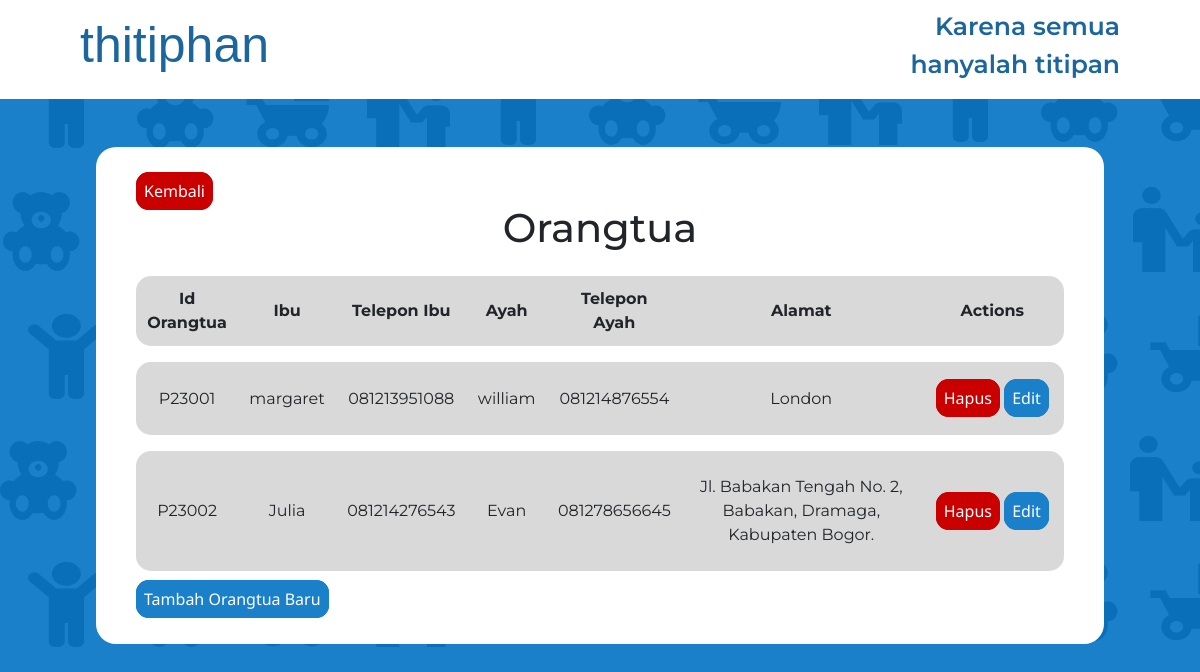
Before: /parent/ with the older database file.
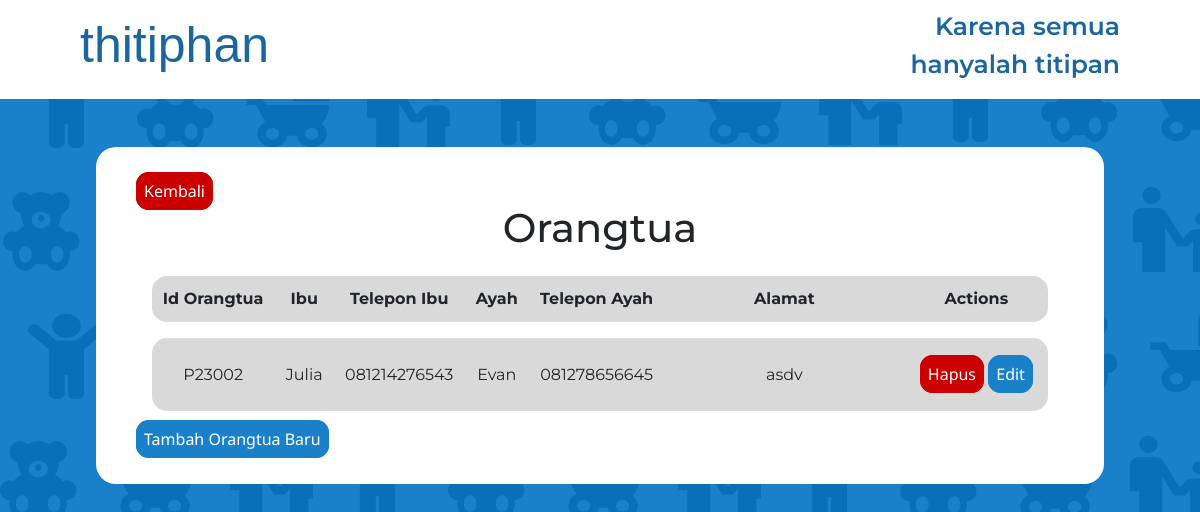
After: the same page with the newer database file.
### myFirstApp/models.py (models this page shows)
class parent(models.Model):
    parent_id = models.CharField(max_length=7, primary_key=True)
    f_name = models.CharField(max_length=200, null=True)
    m_name = models.CharField(max_length=200, null=True)
    f_phone = models.CharField(max_length=14, null=True)
    m_phone = models.CharField(max_length=14, null=True)
    parent_address = models.TextField()

### myFirstApp/views.py (the view)
# urls.py: path("parent/", views.parents, name="parent"),
def parents(request):
    pr_dt = parent.objects.all().order_by("parent_id").values()
    context = {
        "pr_dt": pr_dt,
    }
    return render(request, 'parent.html', context)

### templates/parent.html (shortened to what this page needs)
{% extends 'base.html' %}
{% load static %}
{% block css %}
    <link rel="stylesheet" href="{% static 'css/stylepr.css' %}">
{% endblock %}
{% block content %}
<nav>
    <ul>
        <li class="logo">thitiphan</li>
    </ul>
    <ul>
        <li class="moto">Karena semua hanyalah titipan</li>
    </ul>
</nav>
<section id="tableall">
    <div class="linksl">
        <a class="retbtn" href="/chdb/">Kembali</a>
    </div>
    <h1>Orangtua</h1>
    <table>
        <tr>
            <th>Id Orangtua</th>
            <th>Ibu</th>
            <th>Telepon Ibu</th>
            <th>Ayah</th>
            <th>Telepon Ayah</th>
            <th class="spad">Alamat</th>
            <th class="spact">Actions</th>
        </tr>
        {% for i in pr_dt %}
        <tr>
            <td>{{i.parent_id}}</td>
            <td>{{i.m_name}}</td>
            <td>{{i.m_phone}}</td>
            <td>{{i.f_name}}</td>
            <td>{{i.f_phone}}</td>
            <td class="spad">{{i.parent_address}}</td>
            <td class="spact"><a class="retbtn" href="/deletepr/{{i.parent_id}}">Hapus</a> <a class="spbtn" href="/editpr/{{i.parent_id}}">Edit</a></td>
        </tr>
        {% endfor %}
    </table>
    <div class="linksl">
        <a class="spbtn" href="/add_parent/">Tambah Orangtua Baru</a>
    </div>
</section>
{% endblock content %}

Changed rows visible on the page:
removed parent: parent_id "P23001", m_name "margaret", m_phone "081213951088", f_name "william", f_phone "081214876554", parent_address "London"
changed parent "Julia": parent_address "Jl. Babakan Tengah No. 2, Babakan, Dramaga, Kabupaten Bogor." → "asdv"
